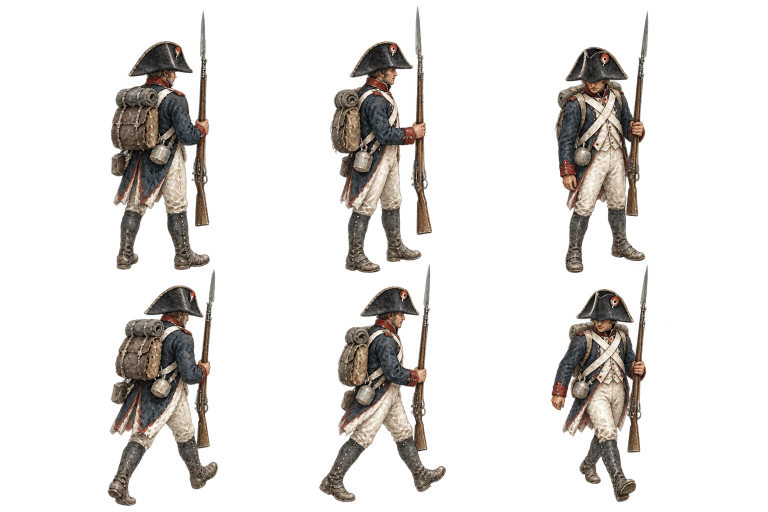
#> input picture work/napoleon-egypt-ink-20261009/revision-v2/assets/originals/infantry-atlas.png, 1536 x 1024 px (shown at 1/2 size); its folder holds 5 pictures in this run
$ python prepare_assets.py
#> lines starting #> are read from the running program, lines starting #| are printed output that depends on the picture
from pathlib import Path
from PIL import Image
import hashlib,json
ROOT=Path(__file__).resolve().parent
OUT=ROOT/'assets/components'; OUT.mkdir(parents=True,exist_ok=True)
records=[]
def export(source,ident,box,kind,used):
#> called with source = 'infantry-atlas.png', ident = 'infantry-0', box = (0, 0, 512, 512), kind = 'actor'
    src=ROOT/'assets/originals'/source
    im=Image.open(src).convert('RGBA').crop(box)
    a=im.getchannel('A'); bbox=a.point(lambda v:255 if v>12 else 0).getbbox()
#> after `bbox = a.point(lambda v: 255 if v > 12 else 0).getbbox()`: bbox = (221, 20, 419, 512)
    if not bbox: raise ValueError(ident+' empty alpha')
    cropped=im.crop(bbox); target=OUT/(ident+'.png'); cropped.save(target)
    records.append(dict(id=ident,path='assets/components/'+target.name,kind=kind,
      generated_source='Codex内置生图：生成艺术重构',reference_ids=[],
      source='assets/originals/'+source,sha256=hashlib.sha256(target.read_bytes()).hexdigest(),
      canvas_size=list(cropped.size),alpha_bbox=list(cropped.getbbox()),crop_offset=[box[0]+bbox[0],box[1]+bbox[1]],
      pivot=[.5,1],joints={'hip':[.5,.56],'knee':[.5,.78],'foot':[.5,.98]} if kind=='actor' else {},
      world_size=[1.75*cropped.width/cropped.height,1.75],depth='world-space',
      view_range='受限侧面/三分之四姿态；不伪造背面',light='左上柔光',used_in=used))
for row in range(2):
 for col in range(3):
    export('infantry-atlas.png',f'infantry-{row*3+col}',(col*512,row*512,(col+1)*512,(row+1)*512),'actor',['S02','S03','S04','S05','S06','S11'])
    export('cavalry-atlas.png',f'cavalry-{row*3+col}',(col*512,row*512,(col+1)*512,(row+1)*512),'horse',['S04','S05'])
#> call 2 of export, with source = 'cavalry-atlas.png', ident = 'cavalry-0', box = (0, 0, 512, 512), kind = 'horse'
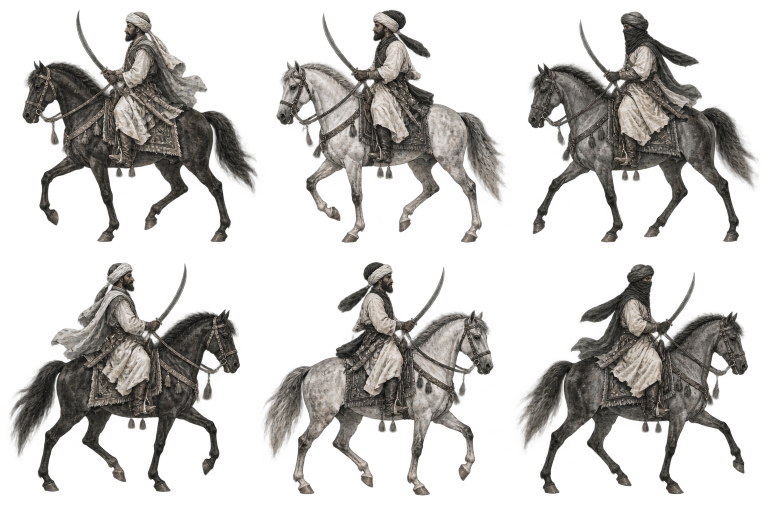
#> input picture work/napoleon-egypt-ink-20261009/revision-v2/assets/originals/cavalry-atlas.png, 1536 x 1024 px (shown at 1/2 size)
#> in export (call 2), `bbox = a.point(lambda v: 255 if v > 12 else 0).getbbox()`: bbox = (44, 19, 512, 485)
for i,box in enumerate([(0,0,590,1024),(600,0,1015,1024),(1015,0,1536,1024)]):
 export('napoleon-atlas.png',f'napoleon-{i}',box,'actor',[['S01','S02'],['S06'],['S11']][i])
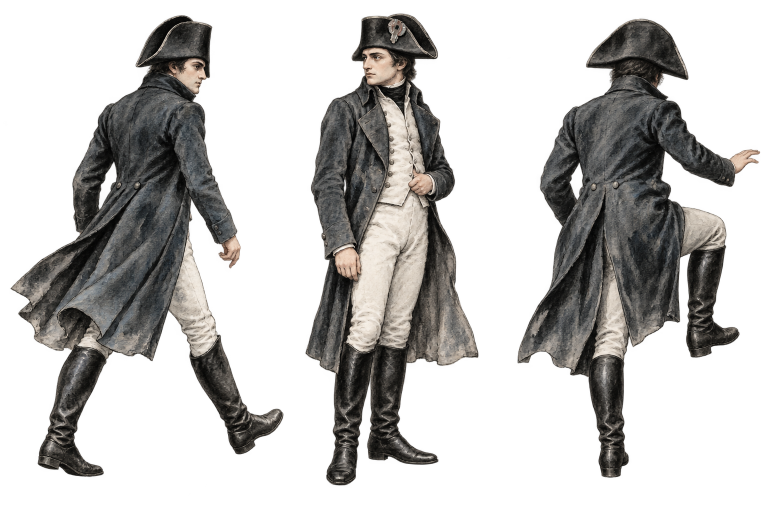
#> input picture work/napoleon-egypt-ink-20261009/revision-v2/assets/originals/napoleon-atlas.png, 1536 x 1024 px (shown at 1/2 size)
#> in export (call 13), `a = im.getchannel('A')`:
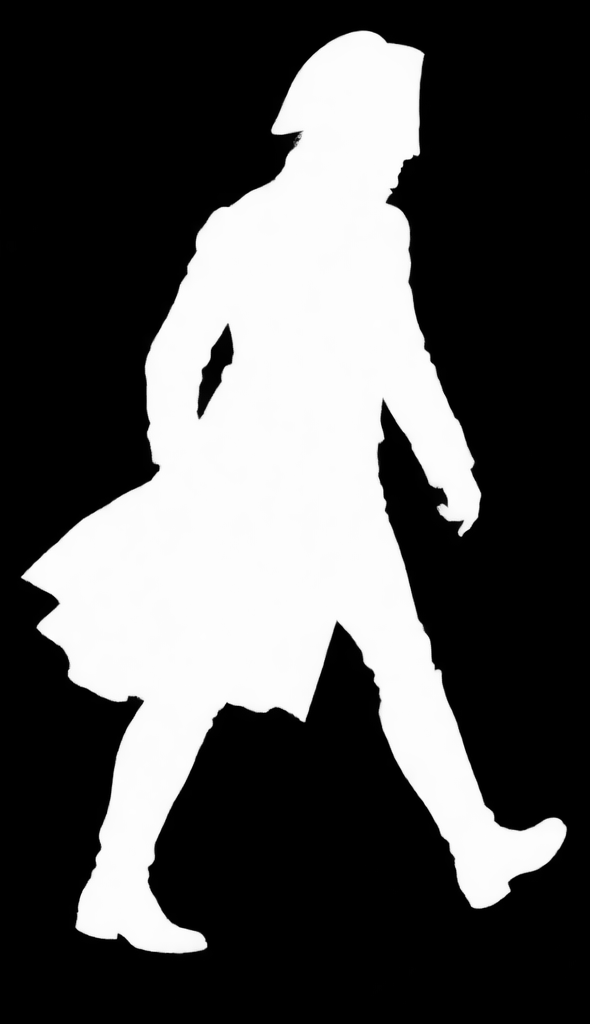
#> a: PIL image 590x1024 L; min 0, max 254, mean 83.5
#> in export (call 13), `bbox = a.point(lambda v: 255 if v > 12 else 0).getbbox()`: bbox = (20, 30, 568, 955)
#> in export (call 13), `cropped = im.crop(bbox)`:
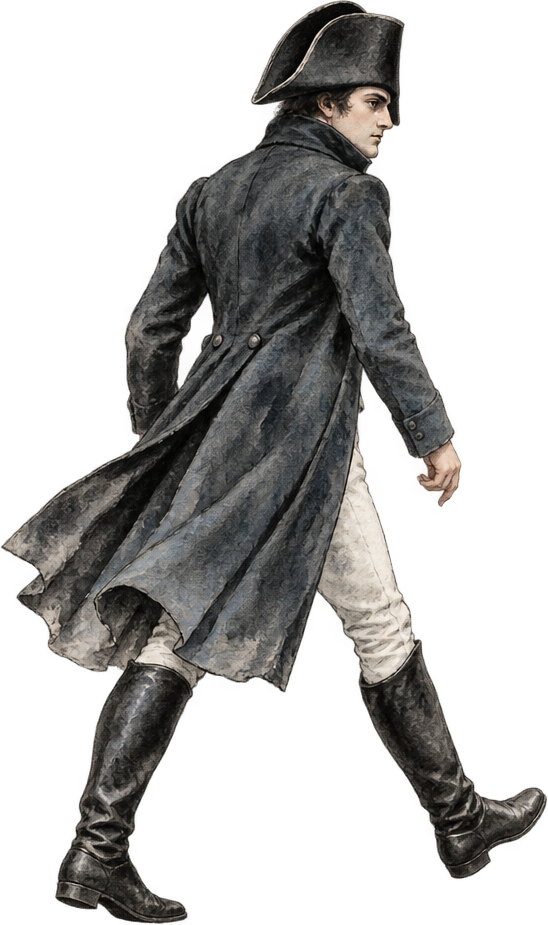
#> cropped: PIL image 548x925 RGBA; mean R, G, B, A 62.4, 60.2, 57.2, 99.5; transparent parts drawn white
for i in range(2): export('scholars-atlas.png',f'scholar-{i}',(i*768,0,(i+1)*768,1024),'actor',['S09'])
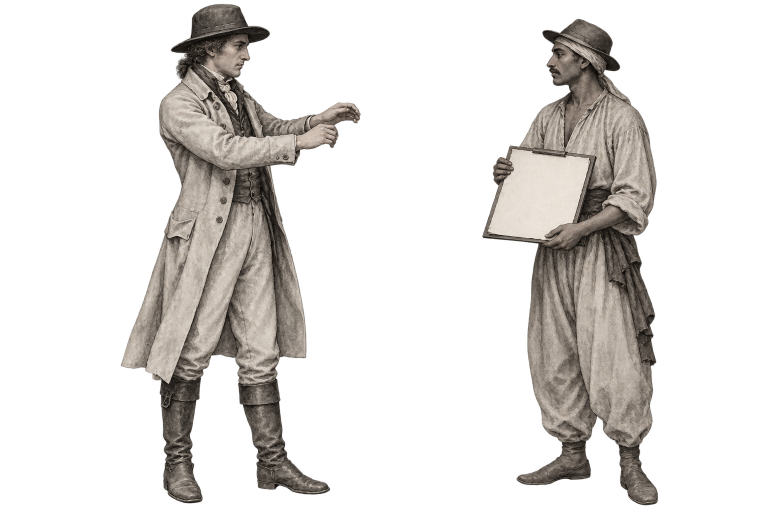
#> input picture work/napoleon-egypt-ink-20261009/revision-v3/assets/originals/scholars-atlas.png, 1536 x 1024 px, found by its file name (shown at 1/2 size)
#> in export (call 16), `a = im.getchannel('A')`:
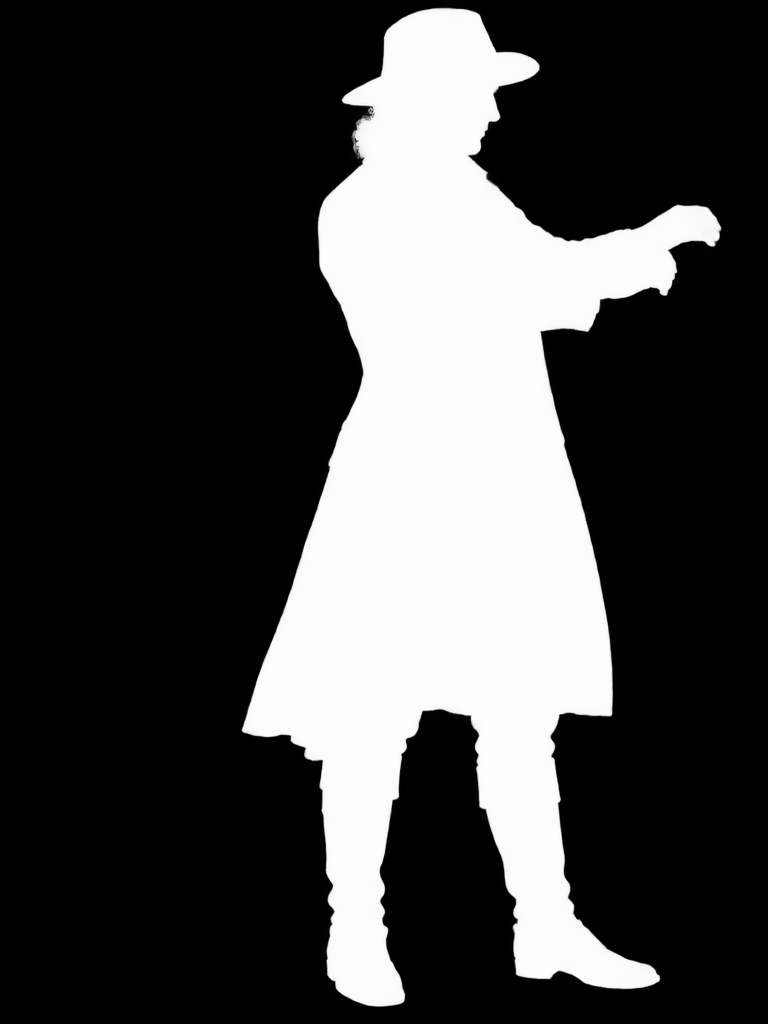
#> a: PIL image 768x1024 L; min 0, max 254, mean 67.9
#> in export (call 16), `bbox = a.point(lambda v: 255 if v > 12 else 0).getbbox()`: bbox = (241, 7, 722, 1007)
#> in export (call 16), `cropped = im.crop(bbox)`:
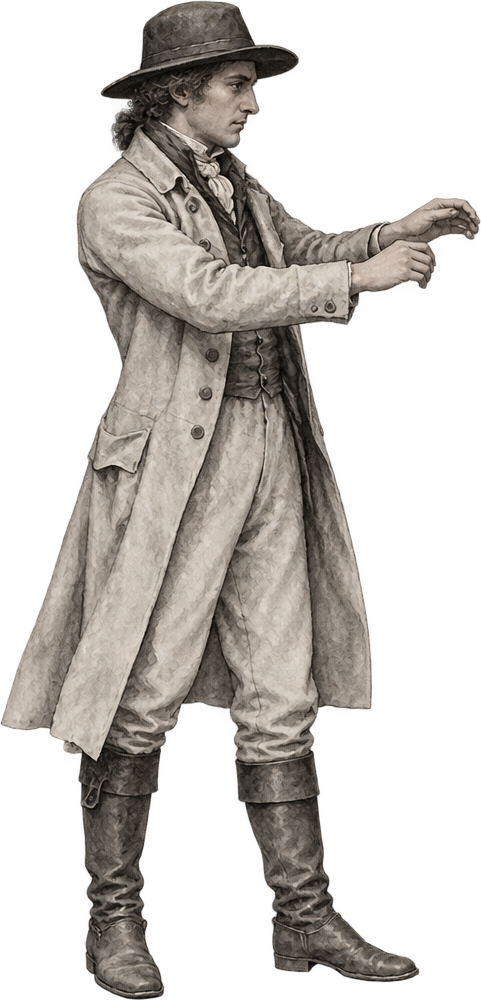
#> cropped: PIL image 481x1000 RGBA; mean R, G, B, A 97.1, 90.3, 83.5, 110.9; transparent parts drawn white
#> (the run stopped early here; a loop or call above may not have finished)
